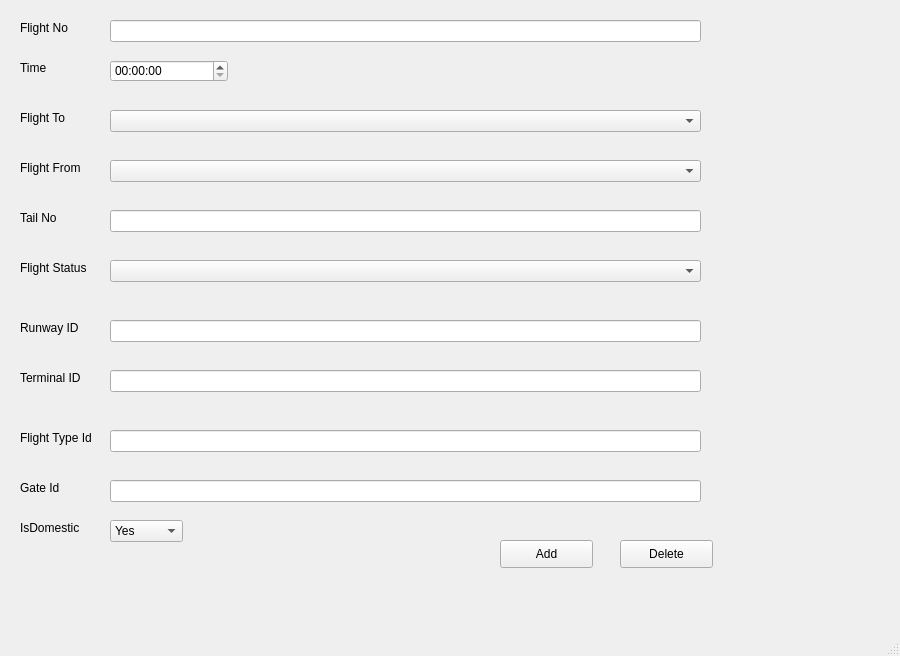
<?xml version="1.0" encoding="UTF-8"?>
<ui version="4.0">
 <class>Flights</class>
 <widget class="QMainWindow" name="Flights">
  <property name="geometry">
   <rect>
    <x>0</x>
    <y>0</y>
    <width>900</width>
    <height>656</height>
   </rect>
  </property>
  <property name="windowTitle">
   <string>MainWindow</string>
  </property>
  <widget class="QWidget" name="centralwidget">
   <widget class="QLabel" name="label">
    <property name="geometry">
     <rect>
      <x>20</x>
      <y>20</y>
      <width>55</width>
      <height>16</height>
     </rect>
    </property>
    <property name="text">
     <string>Flight No</string>
    </property>
   </widget>
   <widget class="QLineEdit" name="lineEdit">
    <property name="geometry">
     <rect>
      <x>110</x>
      <y>20</y>
      <width>591</width>
      <height>22</height>
     </rect>
    </property>
   </widget>
   <widget class="QLabel" name="label_2">
    <property name="geometry">
     <rect>
      <x>20</x>
      <y>60</y>
      <width>55</width>
      <height>16</height>
     </rect>
    </property>
    <property name="text">
     <string>Time</string>
    </property>
   </widget>
   <widget class="QTimeEdit" name="timeEdit">
    <property name="geometry">
     <rect>
      <x>110</x>
      <y>60</y>
      <width>118</width>
      <height>22</height>
     </rect>
    </property>
   </widget>
   <widget class="QLabel" name="label_3">
    <property name="geometry">
     <rect>
      <x>20</x>
      <y>210</y>
      <width>55</width>
      <height>16</height>
     </rect>
    </property>
    <property name="text">
     <string>Tail No</string>
    </property>
   </widget>
   <widget class="QLineEdit" name="lineEdit_2">
    <property name="geometry">
     <rect>
      <x>110</x>
      <y>210</y>
      <width>591</width>
      <height>22</height>
     </rect>
    </property>
   </widget>
   <widget class="QLabel" name="label_4">
    <property name="geometry">
     <rect>
      <x>20</x>
      <y>260</y>
      <width>81</width>
      <height>16</height>
     </rect>
    </property>
    <property name="text">
     <string>Flight Status</string>
    </property>
   </widget>
   <widget class="QLabel" name="label_5">
    <property name="geometry">
     <rect>
      <x>20</x>
      <y>110</y>
      <width>55</width>
      <height>16</height>
     </rect>
    </property>
    <property name="text">
     <string>Flight To</string>
    </property>
   </widget>
   <widget class="QComboBox" name="comboBox">
    <property name="geometry">
     <rect>
      <x>110</x>
      <y>110</y>
      <width>591</width>
      <height>22</height>
     </rect>
    </property>
   </widget>
   <widget class="QLabel" name="label_6">
    <property name="geometry">
     <rect>
      <x>20</x>
      <y>160</y>
      <width>71</width>
      <height>16</height>
     </rect>
    </property>
    <property name="text">
     <string>Flight From</string>
    </property>
   </widget>
   <widget class="QComboBox" name="comboBox_2">
    <property name="geometry">
     <rect>
      <x>110</x>
      <y>160</y>
      <width>591</width>
      <height>22</height>
     </rect>
    </property>
   </widget>
   <widget class="QComboBox" name="comboBox_3">
    <property name="geometry">
     <rect>
      <x>110</x>
      <y>260</y>
      <width>591</width>
      <height>22</height>
     </rect>
    </property>
   </widget>
   <widget class="QLabel" name="label_7">
    <property name="geometry">
     <rect>
      <x>20</x>
      <y>320</y>
      <width>61</width>
      <height>16</height>
     </rect>
    </property>
    <property name="text">
     <string>Runway ID</string>
    </property>
   </widget>
   <widget class="QLineEdit" name="lineEdit_3">
    <property name="geometry">
     <rect>
      <x>110</x>
      <y>320</y>
      <width>591</width>
      <height>22</height>
     </rect>
    </property>
   </widget>
   <widget class="QLabel" name="label_8">
    <property name="geometry">
     <rect>
      <x>20</x>
      <y>370</y>
      <width>71</width>
      <height>16</height>
     </rect>
    </property>
    <property name="text">
     <string>Terminal ID</string>
    </property>
   </widget>
   <widget class="QLineEdit" name="lineEdit_4">
    <property name="geometry">
     <rect>
      <x>110</x>
      <y>370</y>
      <width>591</width>
      <height>22</height>
     </rect>
    </property>
   </widget>
   <widget class="QLabel" name="label_9">
    <property name="geometry">
     <rect>
      <x>20</x>
      <y>430</y>
      <width>81</width>
      <height>16</height>
     </rect>
    </property>
    <property name="text">
     <string>Flight Type Id</string>
    </property>
   </widget>
   <widget class="QLineEdit" name="lineEdit_5">
    <property name="geometry">
     <rect>
      <x>110</x>
      <y>430</y>
      <width>591</width>
      <height>22</height>
     </rect>
    </property>
   </widget>
   <widget class="QLabel" name="label_10">
    <property name="geometry">
     <rect>
      <x>20</x>
      <y>480</y>
      <width>55</width>
      <height>16</height>
     </rect>
    </property>
    <property name="text">
     <string>Gate Id</string>
    </property>
   </widget>
   <widget class="QLabel" name="label_11">
    <property name="geometry">
     <rect>
      <x>20</x>
      <y>520</y>
      <width>81</width>
      <height>16</height>
     </rect>
    </property>
    <property name="text">
     <string>IsDomestic</string>
    </property>
   </widget>
   <widget class="QLineEdit" name="lineEdit_6">
    <property name="geometry">
     <rect>
      <x>110</x>
      <y>480</y>
      <width>591</width>
      <height>22</height>
     </rect>
    </property>
   </widget>
   <widget class="QComboBox" name="comboBox_4">
    <property name="geometry">
     <rect>
      <x>110</x>
      <y>520</y>
      <width>73</width>
      <height>22</height>
     </rect>
    </property>
    <item>
     <property name="text">
      <string>Yes</string>
     </property>
    </item>
    <item>
     <property name="text">
      <string>No</string>
     </property>
    </item>
   </widget>
   <widget class="QPushButton" name="pushButton_2">
    <property name="geometry">
     <rect>
      <x>620</x>
      <y>540</y>
      <width>93</width>
      <height>28</height>
     </rect>
    </property>
    <property name="text">
     <string>Delete</string>
    </property>
   </widget>
   <widget class="QPushButton" name="pushButton">
    <property name="geometry">
     <rect>
      <x>500</x>
      <y>540</y>
      <width>93</width>
      <height>28</height>
     </rect>
    </property>
    <property name="text">
     <string>Add</string>
    </property>
   </widget>
  </widget>
  <widget class="QMenuBar" name="menubar">
   <property name="geometry">
    <rect>
     <x>0</x>
     <y>0</y>
     <width>900</width>
     <height>26</height>
    </rect>
   </property>
  </widget>
  <widget class="QStatusBar" name="statusbar"/>
 </widget>
 <resources/>
 <connections/>
</ui>
